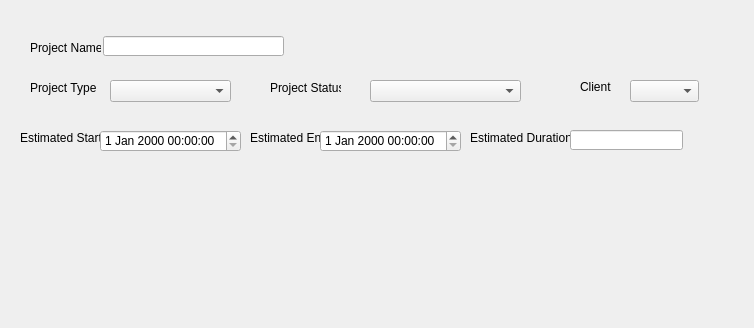
<?xml version="1.0" encoding="UTF-8"?>
<ui version="4.0">
 <class>Form_ampsWidgetProjInfo</class>
 <widget class="QWidget" name="Form_ampsWidgetProjInfo">
  <property name="geometry">
   <rect>
    <x>0</x>
    <y>0</y>
    <width>754</width>
    <height>328</height>
   </rect>
  </property>
  <property name="windowTitle">
   <string>Form</string>
  </property>
  <widget class="QLabel" name="label">
   <property name="geometry">
    <rect>
     <x>30</x>
     <y>40</y>
     <width>71</width>
     <height>16</height>
    </rect>
   </property>
   <property name="text">
    <string>Project Name</string>
   </property>
  </widget>
  <widget class="QLineEdit" name="m_lineEditProjName">
   <property name="geometry">
    <rect>
     <x>103</x>
     <y>36</y>
     <width>181</width>
     <height>20</height>
    </rect>
   </property>
  </widget>
  <widget class="QLabel" name="label_2">
   <property name="geometry">
    <rect>
     <x>30</x>
     <y>80</y>
     <width>71</width>
     <height>16</height>
    </rect>
   </property>
   <property name="text">
    <string>Project Type</string>
   </property>
  </widget>
  <widget class="QLabel" name="label_3">
   <property name="geometry">
    <rect>
     <x>270</x>
     <y>80</y>
     <width>71</width>
     <height>16</height>
    </rect>
   </property>
   <property name="text">
    <string>Project Status</string>
   </property>
  </widget>
  <widget class="QComboBox" name="comboBox">
   <property name="geometry">
    <rect>
     <x>110</x>
     <y>80</y>
     <width>121</width>
     <height>22</height>
    </rect>
   </property>
  </widget>
  <widget class="QComboBox" name="comboBox_2">
   <property name="geometry">
    <rect>
     <x>370</x>
     <y>80</y>
     <width>151</width>
     <height>22</height>
    </rect>
   </property>
  </widget>
  <widget class="QLabel" name="label_4">
   <property name="geometry">
    <rect>
     <x>20</x>
     <y>130</y>
     <width>81</width>
     <height>16</height>
    </rect>
   </property>
   <property name="text">
    <string>Estimated Start</string>
   </property>
  </widget>
  <widget class="QLabel" name="label_5">
   <property name="geometry">
    <rect>
     <x>250</x>
     <y>130</y>
     <width>81</width>
     <height>16</height>
    </rect>
   </property>
   <property name="text">
    <string>Estimated End</string>
   </property>
  </widget>
  <widget class="QLabel" name="label_6">
   <property name="geometry">
    <rect>
     <x>470</x>
     <y>130</y>
     <width>101</width>
     <height>16</height>
    </rect>
   </property>
   <property name="text">
    <string>Estimated Duration</string>
   </property>
  </widget>
  <widget class="QLineEdit" name="lineEdit_4">
   <property name="geometry">
    <rect>
     <x>570</x>
     <y>130</y>
     <width>113</width>
     <height>20</height>
    </rect>
   </property>
  </widget>
  <widget class="QDateTimeEdit" name="dateTimeEdit">
   <property name="geometry">
    <rect>
     <x>100</x>
     <y>130</y>
     <width>141</width>
     <height>22</height>
    </rect>
   </property>
  </widget>
  <widget class="QLabel" name="label_7">
   <property name="geometry">
    <rect>
     <x>580</x>
     <y>80</y>
     <width>46</width>
     <height>13</height>
    </rect>
   </property>
   <property name="text">
    <string>Client</string>
   </property>
  </widget>
  <widget class="QComboBox" name="comboBox_3">
   <property name="geometry">
    <rect>
     <x>630</x>
     <y>80</y>
     <width>69</width>
     <height>22</height>
    </rect>
   </property>
  </widget>
  <widget class="QDateTimeEdit" name="dateTimeEdit_2">
   <property name="geometry">
    <rect>
     <x>320</x>
     <y>130</y>
     <width>141</width>
     <height>22</height>
    </rect>
   </property>
  </widget>
 </widget>
 <resources/>
 <connections/>
</ui>
